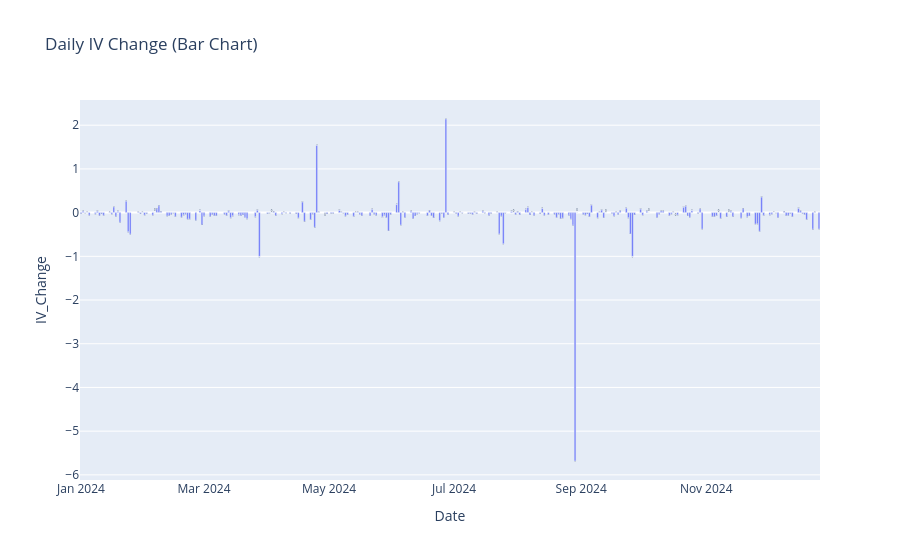

The notebook cell saved with this chart:
### Code cell
# Create a bar chart for IV_Change
fig = px.bar(daily_iv, x=daily_iv.index, y='IV_Change', title='Daily IV Change (Bar Chart)', 
             labels={'Date': 'Date', 'IV_Change': 'IV_Change'}, 
             text=round(daily_iv['IV_Change'], 2))  # Display values on bars
            #  color=daily_iv_sprade_df['IV_RV_Spread'],  # Color based on value
            #  color_continuous_scale='Bluered')

# Show the plot
fig.show()

### Figure 1 — Plotly figure (JSON) as saved in the notebook; plotly's stock layout.template omitted (floating-point values rounded to 4 significant figures; data arrays with more than 128 entries replaced by an {"elided": "..."} marker saying what was removed)
{"data": [{"alignmentgroup": "True", "hovertemplate": "Date=%{x}<br>IV_Change=%{y}<br>text=%{text}<extra></extra>", "legendgroup": "", "marker": {"color": "#636efa", "pattern": {"shape": ""}}, "name": "", "offsetgroup": "", "orientation": "v", "showlegend": false, "text": {"elided": "241 float values"}, "textposition": "auto", "type": "bar", "x": {"elided": "241 str values"}, "xaxis": "x", "y": {"elided": "241 float values"}, "yaxis": "y"}], "layout": {"barmode": "relative", "legend": {"tracegroupgap": 0}, "title": {"text": "Daily IV Change (Bar Chart)"}, "xaxis": {"anchor": "y", "domain": [0, 1], "title": {"text": "Date"}}, "yaxis": {"anchor": "x", "domain": [0, 1], "title": {"text": "IV_Change"}}}}
